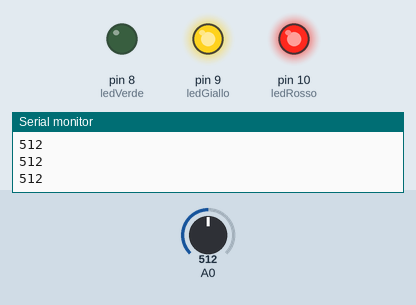
Recording of a sketch running on a simulated Arduino Uno, built with avr-gcc and run on an emulated ATmega328P. On the bench: output pins drawn as LEDs (lit = HIGH), the last lines printed to the serial monitor. Inputs (shaded band) come from the test bench; at power-on: A0 = 512.

Above: at 1.2 s.
1.3 s: A0 set to 543
2.8 s: A0 set to 568
At 3.8 s:
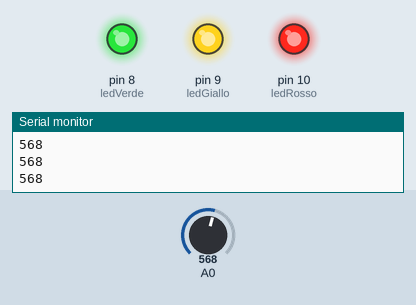
4.5 s: A0 set to 390
At 5.0 s:
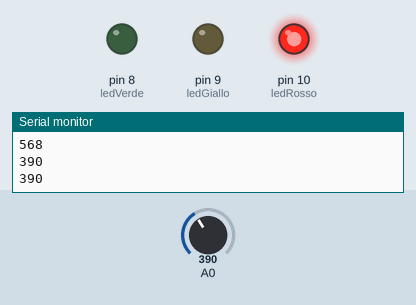
6.0 s: A0 set to 259
7.5 s: A0 set to 235
At 8.6 s:
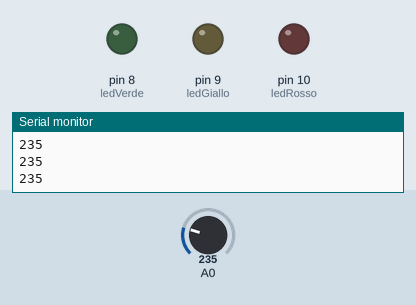
9.0 s: A0 set to 260
At 9.9 s:
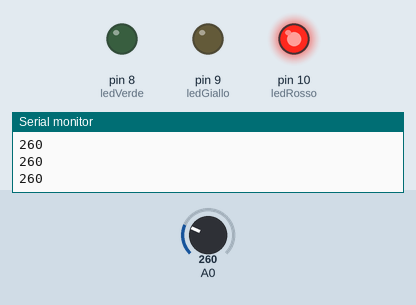
Timing chart, 0 to 11.5 s (numbered marks = the images above; inputs shaded):
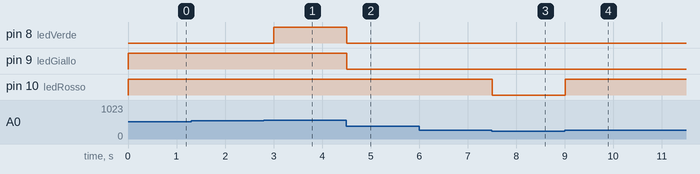

Measured:
- the behaviour switches between 550 and 551 on A0 (found by bisection; images 0 and 1)
- the behaviour switches between 251 and 250 on A0 (found by bisection; images 2 and 3)
- after the input at 2.8 s, pin 8 (ledVerde): LOW → HIGH after 0.20 s
- after the input at 4.5 s, pin 8 (ledVerde), pin 9 (ledGiallo): HIGH → LOW at once
- after the input at 7.5 s, pin 10 (ledRosso): HIGH → LOW at once
- after the input at 9.0 s, pin 10 (ledRosso): LOW → HIGH at once

The sketch:

Crepuscolare_con_LDR_e_tre_LED.ino
```cpp
// Crepuscolare con LDR e tre LED

int foto;
int ledVerde = 8;
int ledGiallo = 9;
int ledRosso = 10;

void setup() {
  Serial.begin(9600);
  pinMode(ledVerde,OUTPUT);
  pinMode(ledGiallo,OUTPUT);
  pinMode(ledRosso,OUTPUT);

}

void loop() {
  foto=analogRead(A0);
  Serial.println(foto);
  if (foto> 550) {
    digitalWrite(ledVerde,HIGH);
    digitalWrite(ledGiallo,HIGH);
    digitalWrite(ledRosso,HIGH);
  }
  else if (foto>400) {
    digitalWrite(ledVerde,LOW);
    digitalWrite(ledGiallo,HIGH);
    digitalWrite(ledRosso,HIGH);
  }
  else if (foto > 250) {
    digitalWrite(ledVerde,LOW);
    digitalWrite(ledGiallo,LOW);
    digitalWrite(ledRosso,HIGH);
  }
  else if (foto> 85) {
    digitalWrite(ledVerde,LOW);
    digitalWrite(ledGiallo,LOW);
    digitalWrite(ledRosso,LOW);
  }
delay(250);
}
```
